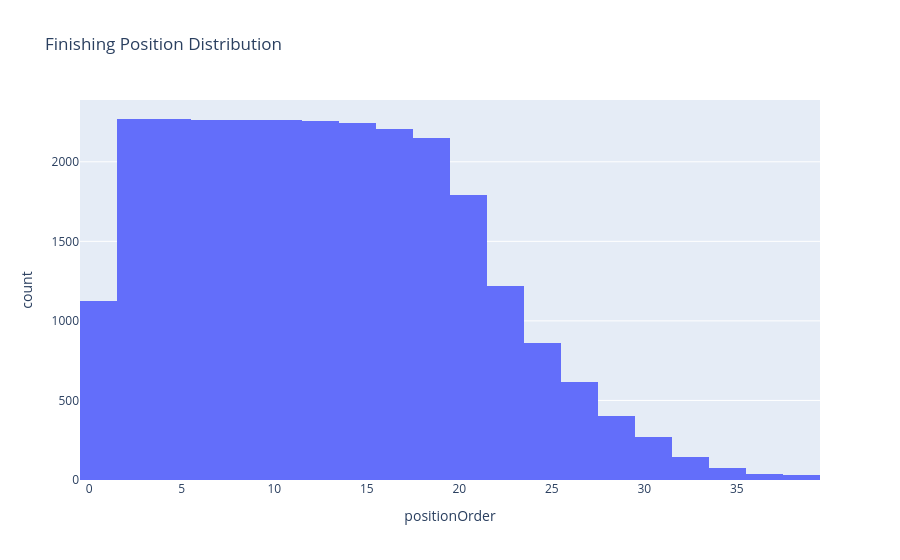

Notebook code cell kept with this figure:
### Code cell
fig = px.histogram(df, x='positionOrder', nbins=30, title='Finishing Position Distribution')
fig.show()

### Figure 1 — Plotly figure (JSON) as saved in the notebook; plotly's stock layout.template omitted (floating-point values rounded to 4 significant figures; data arrays with more than 128 entries replaced by an {"elided": "..."} marker saying what was removed)
{"data": [{"alignmentgroup": "True", "bingroup": "x", "hovertemplate": "positionOrder=%{x}<br>count=%{y}<extra></extra>", "legendgroup": "", "marker": {"color": "#636efa", "pattern": {"shape": ""}}, "name": "", "nbinsx": 30, "offsetgroup": "", "orientation": "v", "showlegend": false, "type": "histogram", "x": {"elided": "26759 int values"}, "xaxis": "x", "yaxis": "y"}], "layout": {"barmode": "relative", "legend": {"tracegroupgap": 0}, "title": {"text": "Finishing Position Distribution"}, "xaxis": {"anchor": "y", "domain": [0, 1], "title": {"text": "positionOrder"}}, "yaxis": {"anchor": "x", "domain": [0, 1], "title": {"text": "count"}}}}
